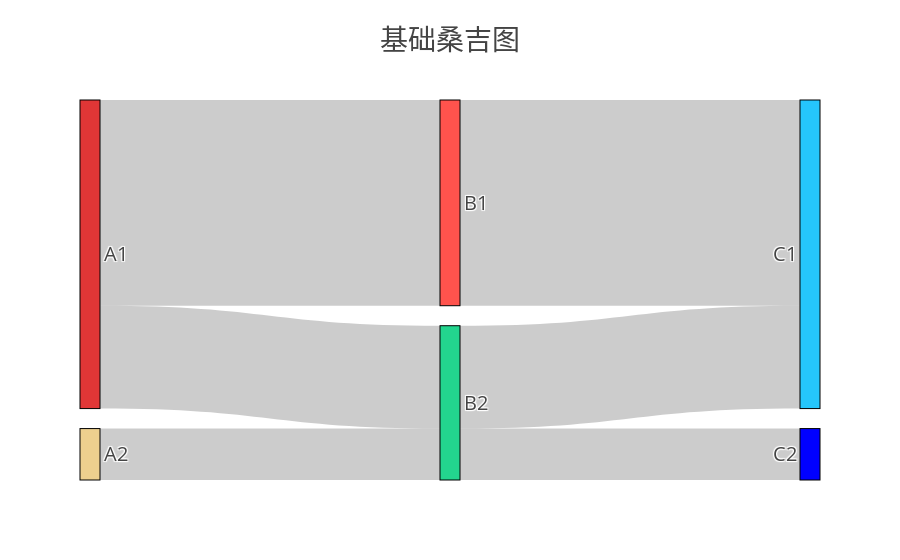

Notebook code cell kept with this figure:
### Markdown cell above
# Basic Sankey Chart

### Code cell
data = dict(
    type = 'sankey',
    # 设置每个柱状条的颜色，宽度，边框等信息
    node = dict(
      thickness = 20,
      line = dict(color = "black", width = 1),
      label = ["A1", "A2", "B1", "B2", "C1", "C2"],
      color = ["#e03636", "#edd08e", "#ff534d", "#23d58e", "#25c6fc", "#0000ff"]
    ),
    # 设置能量流动条的宽度值
    link = dict(
      source = [0, 0, 1, 2, 3, 3],
      target = [2, 3, 3, 4, 4, 5],
      value = [8, 4, 2, 8, 4, 2]
  )
)

layout =  dict(
    title = "基础桑吉图",
    font = dict(size = 20)
)
fig = dict(data=[data], layout=layout)
plotly.offline.iplot(fig, validate=False)

### Figure 1 — Plotly figure (JSON) as saved in the notebook; plotly's stock layout.template omitted (floating-point values rounded to 4 significant figures)
{"data": [{"link": {"source": [0, 0, 1, 2, 3, 3], "target": [2, 3, 3, 4, 4, 5], "value": [8, 4, 2, 8, 4, 2]}, "node": {"color": ["#e03636", "#edd08e", "#ff534d", "#23d58e", "#25c6fc", "#0000ff"], "label": ["A1", "A2", "B1", "B2", "C1", "C2"], "line": {"color": "black", "width": 1}, "thickness": 20}, "type": "sankey"}], "layout": {"font": {"size": 20}, "title": "基础桑吉图"}}
